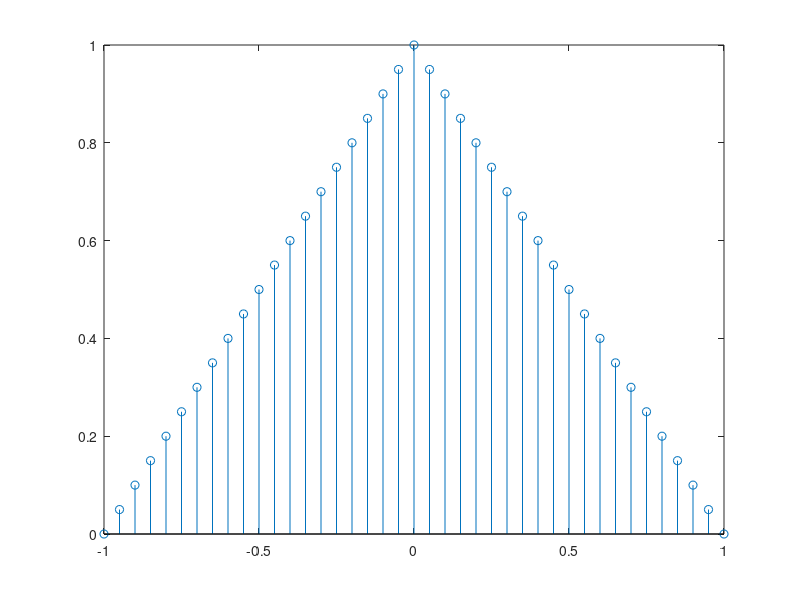

Here is the MATLAB script that generated this plot:
mm = linspace(-1,1,41);
% Ts = 1/1;
% 
% sinc_result = zeros(1,81);
% 
% for n = 1:81
%     sinc_result(1,n) = (sin(pi*(n*0.05-2.05)/Ts))/(pi*(n*0.05-2.05)/Ts);
% end
% 
% stem((mu),sinc_result);

%% linear interpolator 

impluse = [ 0 1 0 0 ];

linear_x = zeros(1,41);

u = 0.00;
for i =1:41
    m = floor((i-1)/20)+1;
    linear_x(1,i) = u*impluse(m+1) + (1-u)*impluse(m);
    if (u>0.95)
        u = 0;
    else 
        u = u+0.05;
    end
end
 
stem (mm,linear_x)